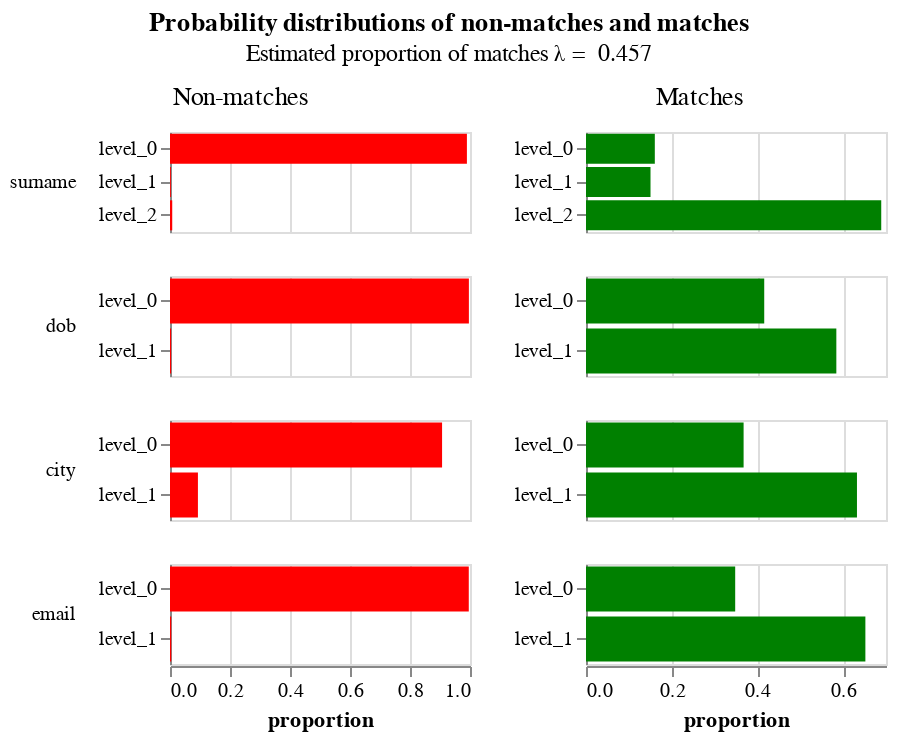

The code cell stored with this chart in its notebook:
### Markdown cell above
The `params` property of the `linker` is an object that contains a lot of diagnostic information about how the match probability was computed.  The following cells demonstrate some of its functionality

### Code cell
model = linker.model
model.probability_distribution_chart()

### Figure 1 — Vega-Lite specification as saved in the notebook (floating-point values rounded to 4 significant figures)
{"$schema": "https://vega.github.io/schema/vega-lite/v4.json", "config": {"header": {"title": null}, "title": {"anchor": "middle", "offset": 10}, "view": {"continuousHeight": 300, "continuousWidth": 400, "height": 300, "width": 400}}, "data": {"name": "data-794529fbd9114d397924d32b6eee045b"}, "datasets": {"data-794529fbd9114d397924d32b6eee045b": [{"bayes_factor": 0.1622, "column_name": "surname", "gamma_column_name": "gamma_surname", "gamma_index": 0, "level_name": "level_0", "level_proportion": 0.611, "log2_bayes_factor": -2.624, "m_probability": 0.1606, "max_gamma_index": 2, "num_levels": 3, "u_probability": 0.9897}, {"bayes_factor": 52.54, "column_name": "surname", "gamma_column_name": "gamma_surname", "gamma_index": 1, "level_name": "level_1", "level_proportion": 0.07031, "log2_bayes_factor": 5.715, "m_probability": 0.1505, "max_gamma_index": 2, "num_levels": 3, "u_probability": 0.002865}, {"bayes_factor": 92.56, "column_name": "surname", "gamma_column_name": "gamma_surname", "gamma_index": 2, "level_name": "level_2", "level_proportion": 0.3187, "log2_bayes_factor": 6.532, "m_probability": 0.6889, "max_gamma_index": 2, "num_levels": 3, "u_probability": 0.007443}, {"bayes_factor": 0.4174, "column_name": "dob", "gamma_column_name": "gamma_dob", "gamma_index": 0, "level_name": "level_0", "level_proportion": 0.7312, "log2_bayes_factor": -1.26, "m_probability": 0.4159, "max_gamma_index": 1, "num_levels": 2, "u_probability": 0.9963}, {"bayes_factor": 157.7, "column_name": "dob", "gamma_column_name": "gamma_dob", "gamma_index": 1, "level_name": "level_1", "level_proportion": 0.2688, "log2_bayes_factor": 7.301, "m_probability": 0.5841, "max_gamma_index": 1, "num_levels": 2, "u_probability": 0.003704}, {"bayes_factor": 0.4055, "column_name": "city", "gamma_column_name": "gamma_city", "gamma_index": 0, "level_name": "level_0", "level_proportion": 0.6606, "log2_bayes_factor": -1.302, "m_probability": 0.3677, "max_gamma_index": 1, "num_levels": 2, "u_probability": 0.9069}, {"bayes_factor": 6.793, "column_name": "city", "gamma_column_name": "gamma_city", "gamma_index": 1, "level_name": "level_1", "level_proportion": 0.3394, "log2_bayes_factor": 2.764, "m_probability": 0.6323, "max_gamma_index": 1, "num_levels": 2, "u_probability": 0.09308}, {"bayes_factor": 0.3495, "column_name": "email", "gamma_column_name": "gamma_email", "gamma_index": 0, "level_name": "level_0", "level_proportion": 0.7, "log2_bayes_factor": -1.516, "m_probability": 0.3481, "max_gamma_index": 1, "num_levels": 2, "u_probability": 0.9959}, {"bayes_factor": 160.2, "column_name": "email", "gamma_column_name": "gamma_email", "gamma_index": 1, "level_name": "level_1", "level_proportion": 0.3, "log2_bayes_factor": 7.323, "m_probability": 0.6519, "max_gamma_index": 1, "num_levels": 2, "u_probability": 0.00407}]}, "hconcat": [{"encoding": {"color": {"value": "red"}, "row": {"field": "column_name", "header": {"labelAlign": "left", "labelAnchor": "middle", "labelAngle": 0}, "sort": {"field": "gamma_index"}, "type": "nominal"}, "tooltip": [{"field": "column_name", "type": "nominal"}, {"field": "level_name", "type": "ordinal"}, {"field": "u_probability", "format": ".4f", "type": "quantitative"}, {"field": "bayes_factor", "format": ".4f", "type": "quantitative"}, {"field": "level_proportion", "format": ".2%", "title": "Percentage of record comparisons in this level", "type": "nominal"}, {"field": "log2_bayes_factor", "format": ".4f", "type": "quantitative"}], "x": {"axis": {"title": "proportion"}, "field": "u_probability", "type": "quantitative"}, "y": {"axis": {"title": null}, "field": "level_name", "type": "nominal"}}, "height": 50, "mark": "bar", "resolve": {"scale": {"y": "independent"}}, "title": {"fontWeight": "normal", "text": "Non-matches"}, "transform": [{"filter": "(datum.bayes_factor != 'unnecessary filter2 due to vega lite issue 4680')"}], "width": 150}, {"encoding": {"color": {"value": "green"}, "row": {"field": "column_name", "header": {"labels": false}, "sort": {"field": "gamma_index"}, "type": "nominal"}, "tooltip": [{"field": "column_name", "type": "nominal"}, {"field": "level_name", "type": "ordinal"}, {"field": "m_probability", "format": ".4f", "type": "quantitative"}, {"field": "bayes_factor", "format": ".4f", "type": "quantitative"}, {"field": "level_proportion", "format": ".2%", "title": "Percentage of record comparisons in this level", "type": "nominal"}, {"field": "log2_bayes_factor", "format": ".4f", "type": "quantitative"}], "x": {"axis": {"title": "proportion"}, "field": "m_probability", "type": "quantitative"}, "y": {"axis": {"title": null}, "field": "level_name", "type": "nominal"}}, "height": 50, "mark": "bar", "resolve": {"scale": {"y": "independent"}}, "title": {"fontWeight": "normal", "text": "Matches"}, "transform": [{"filter": "(datum.bayes_factor != 'unnecessary filter due to vega lite issue 4680')"}], "width": 150}], "title": {"subtitle": "Estimated proportion of matches λ =  0.457", "text": "Probability distributions of non-matches and matches "}, "transform": []}
